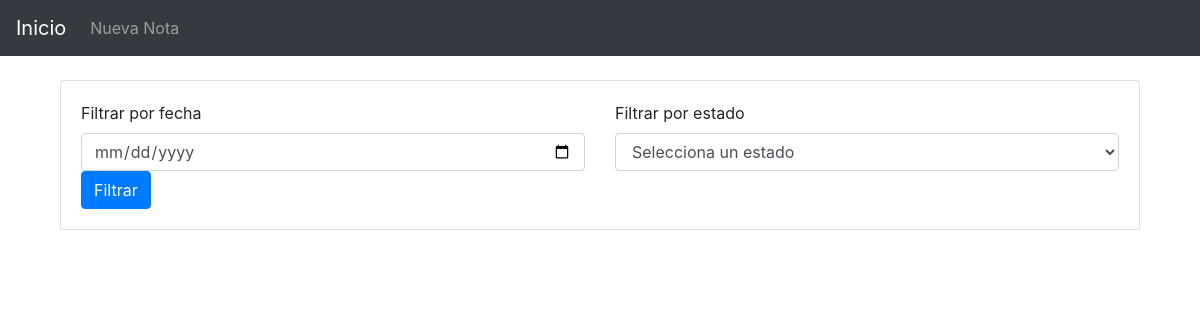
Before: / with the older database file.
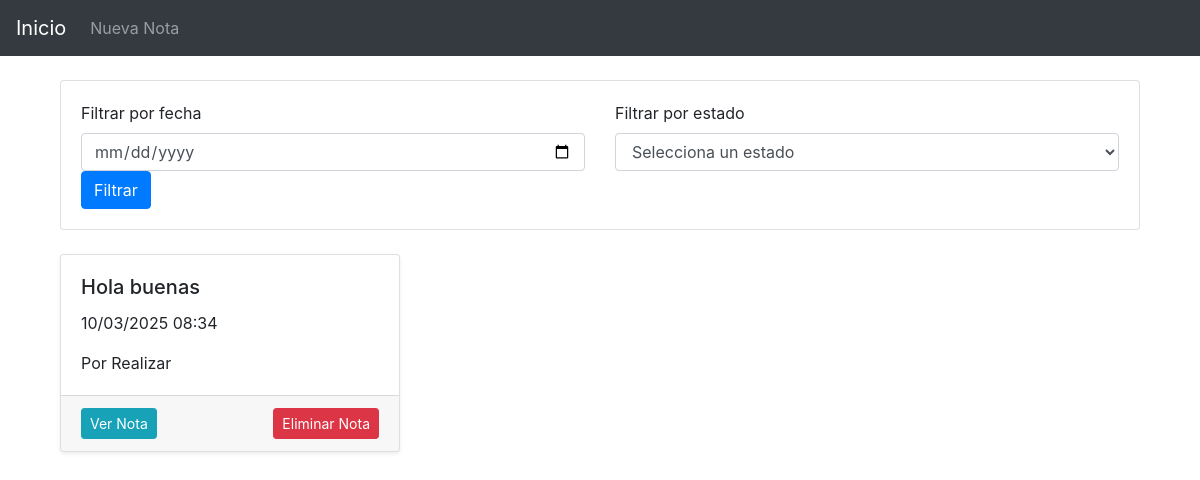
After: the same page with the newer database file.
### proyectoFinal/models.py (models this page shows)
class Note(models.Model):
    title = models.CharField(max_length=100)
    description = models.CharField(max_length=200)
    created_at = models.DateTimeField(auto_now_add=True)
    state = models.CharField(
        max_length=20,
        choices=[
            ('por_realizar', 'Por Realizar'),
            ('en_transito', 'En Transito'),
            ('completada', 'Completada')
        ],
        default='por_realizar'
    )

### proyectoFinal/views.py (the view, shortened to what this page needs)
# urls.py: path('', views.list_notes, name='home'),
def list_notes(request):
    notes = Note.objects.all()
    return render(request, 'notes/note_list.html', {'notes': notes})

### templates/notes/note_list.html (shortened to what this page needs)
{% extends 'base.html' %}
{% block content %}
<div class="container my-4">
    <div class="card mb-4">
        <div class="card-body">
            <form action="" method="post" class="row g-3">
                <div class="col-md-6">
                    <label for="date" class="form-label">Filtrar por fecha</label>
                    <input type="date" name="date" id="date" class="form-control"/>
                </div>
                <div class="col-md-6">
                    <label for="estado" class="form-label">Filtrar por estado</label>
                    <select name="estado" id="estado" class="form-control">
                        <option value="">Selecciona un estado</option>
                    </select>
                </div>
                <div class="col-12">
                    <button type="submit" class="btn btn-primary">Filtrar</button>
                </div>
            </form>
        </div>
    </div>
    <div class="row">
        {% for note in notes %}
            <div class="col-md-4 mb-4">
                <div class="card h-100 shadow-sm">
                    <div class="card-body">
                        <h5 class="card-title">{{ note.title }}</h5>
                        <p class="card-text">{{ note.created_at|date:"d/m/Y H:i"|truncatewords:20 }}</p>
                        <p class="card-text">{{ note.get_state_display|truncatewords:20 }}</p>
                    </div>
                    <div class="card-footer d-flex justify-content-between">
                        <a href="{% url 'note' note.id %}" class="btn btn-info btn-sm">Ver Nota</a>
                        <a href="{% url 'delete_note' note.id %}" class="btn btn-danger btn-sm">Eliminar Nota</a>
                    </div>
                </div>
            </div>
        {% endfor %}
    </div>
</div>
{% endblock %}

### templates/base.html (shortened to what this page needs)
<!DOCTYPE html>
<html lang="es">
<head>
    <link rel="stylesheet" href="https://stackpath.bootstrapcdn.com/bootstrap/4.5.2/css/bootstrap.min.css">
</head>
<body>
    <nav class="navbar navbar-expand-lg navbar-dark bg-dark">
        <a class="navbar-brand" href="{% url 'home' %}">Inicio</a>
        <div class="collapse navbar-collapse" id="navbarNav">
            <ul class="navbar-nav">
                <li class="nav-item">
                    <a class="nav-link" href="{% url 'new_note' %}">Nueva Nota</a>
                </li>
            </ul>
        </div>
    </nav>
    <div class="container mt-4">
        {% block content %}
        {% endblock %}
    </div>
</body>
</html>

Changed rows visible on the page:
added Note: title "Hola buenas", created_at "10/03/2025 08:34", state "Por Realizar"
